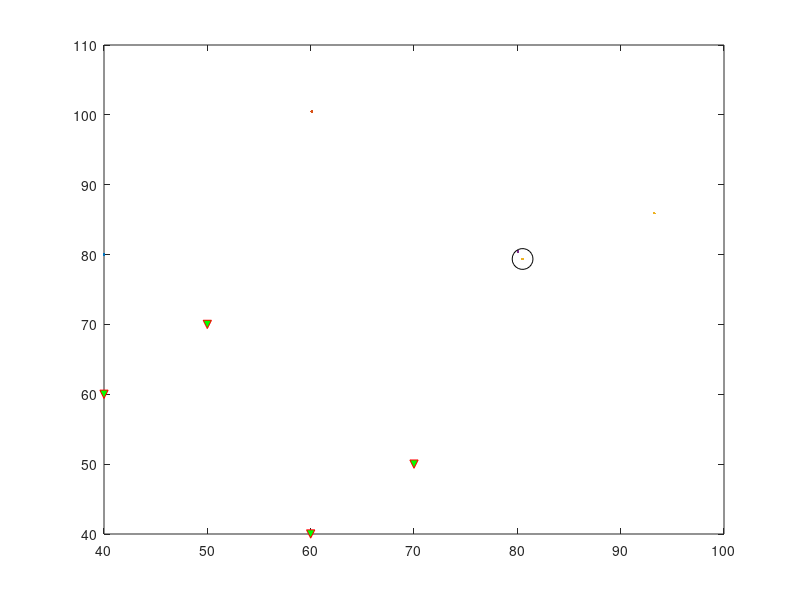

This figure's MATLAB source: (Note: this script raises an error after producing the figure.)
%julius reinard
%12318047
clear;
clc;

x0 = 40;
y0 = 80;
t0 = 0;
V = 4;
xi = [40 70 50 60];
yi = [60 50 70 40];
ti = [11.2 7.8 8.0 11.1];

m = [x0;y0];
error = 0;
maxi=10;
for j = 1:maxi
        figure(1)
        plot(m(1),m(2),'.')
        hold on
        for i = 1:length(xi)
            tcal(i) = t0 + (sqrt((xi(i) - m(1))^2+(yi(i) - m(2))^2)/V);
            J(i,1) = (m(1)-xi(i))./(V.*sqrt((m(1) - xi(i)).^2+(m(2) - yi(i)).^2));
            J(i,2) = (m(2)-yi(i))./(V.*sqrt((m(1) - xi(i)).^2+(m(2) - yi(i)).^2));
            dt(i) = ti(i) - tcal(i);
        end
        error(j)=sqrt(mean(dt.^2));
        dm=inv(J'*J)*J'*dt';
        m=dm+m;
end
p1 = plot(m(1),m(2),'ko','markersize',15)
p2 = plot(xi,yi,'rv','markerfacecolor','g')
stnum = 1:length(xi);
str="St-"+stnum+""
text(xi,yi,str,'HorizontalAlignment','left')
legend([p1 p2],{'Final Sol.','Station'})
hold off
xlabel('X')
ylabel('Y')
xlim([0 70])
ylim([0 70])

figure(2)
plot(error)
title('Error to iteration')
xlabel('Iterasi')
ylabel('Error')